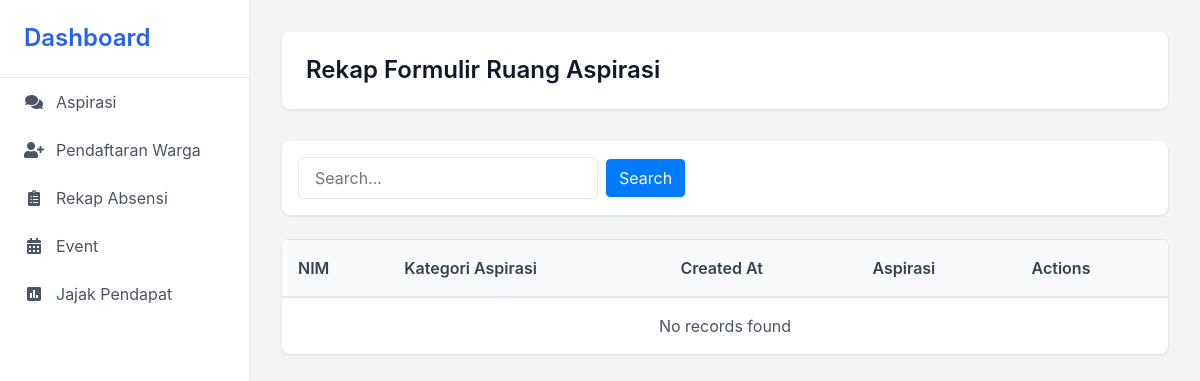
Page /app/ketua/RekapForm/aspirasi.php on the earlier database version.
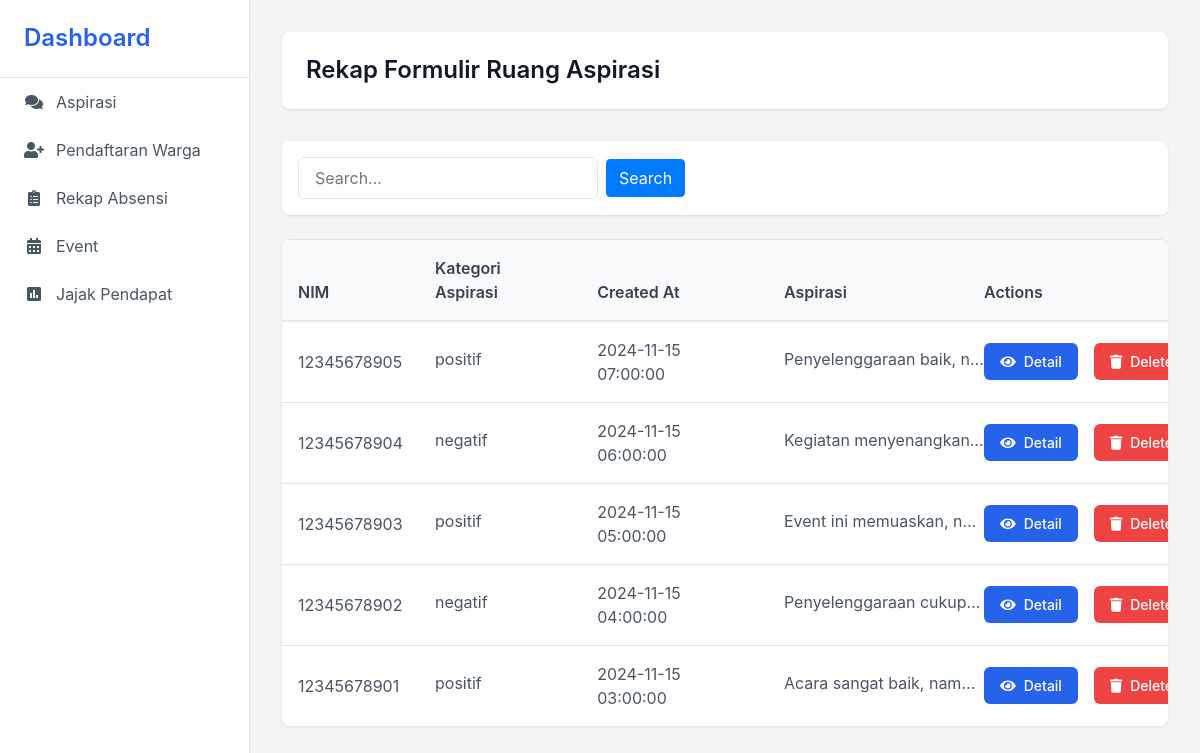
Same page on the later database version.
### tables this page shows
CREATE TABLE `formulir_kepuasan` (
  `id_formulir` int(11) NOT NULL,
  `nim` varchar(12) DEFAULT NULL,
  `pesan` text DEFAULT NULL,
  `created_at` timestamp NOT NULL DEFAULT current_timestamp() ON UPDATE current_timestamp(),
  `kategori` varchar(255) DEFAULT NULL
);

### app/ketua/RekapForm/aspirasi.php (the view, shortened to what this page needs)
<!DOCTYPE html>
<html lang="en">
<head>
    <link href="https://stackpath.bootstrapcdn.com/bootstrap/4.5.2/css/bootstrap.min.css" rel="stylesheet">
    <link href="https://cdnjs.cloudflare.com/ajax/libs/font-awesome/5.15.4/css/all.min.css" rel="stylesheet">
</head>
<body>
    <div class="sidebar">
        <div class="sidebar-header">
            <h4>Dashboard</h4>
        </div>
        <a href="aspirasi.php" class="nav-item">
            <i class="fas fa-comments"></i>
            Aspirasi
        </a>
        <a href="#" class="nav-item">
            <i class="fas fa-user-plus"></i>
            Pendaftaran Warga
        </a>
        <a href="#" class="nav-item">
            <i class="fas fa-clipboard-list"></i>
            Rekap Absensi
        </a>
        <a href="#" class="nav-item">
            <i class="fas fa-calendar-alt"></i>
            Event
        </a>
        <a href="puas-kegiatan.php" class="nav-item">
            <i class="fas fa-poll"></i>
            Jajak Pendapat
        </a>
    </div>
    <div class="main-content">
        <div class="page-header">
            <h1 class="page-title">Rekap Formulir Ruang Aspirasi</h1>
        </div>
        <div class="search-container">
            <form method="GET" class="d-flex align-items-center">
                <input type="text" name="search" class="search-input" placeholder="Search..."
                    value="<?php echo isset($_GET['search']) ? htmlspecialchars($_GET['search']) : ''; ?>">
                <button type="submit" class="btn btn-primary ml-2">Search</button>
            </form>
        </div>
        <div class="custom-table">
            <table class="table">
                <thead>
                    <tr>
                        <th>NIM</th>
                        <th>Kategori Aspirasi</th>
                        <th>Created At</th>
                        <th>Aspirasi</th>
                        <th>Actions</th>
                    </tr>
                </thead>
                <tbody>
                    <?php
                    $conn = new mysqli("localhost", "root", "", "asrama");
                    $search = isset($_GET['search']) ? $_GET['search'] : '';
                    $whereClause = "";
                    $limit = 10;
                    $page = isset($_GET['page']) ? (int)$_GET['page'] : 1;
                    $start = ($page - 1) * $limit;
                    $totalRecordsQuery = "SELECT COUNT(id_formulir) AS total FROM formulir_kepuasan fk " . $whereClause;
                    if (!empty($search)) {
                        $stmtCount = $conn->prepare($totalRecordsQuery);
                        $stmtCount->bind_param("sss", $searchTerm, $searchTerm, $searchTerm);
                        $stmtCount->execute();
                        $totalResult = $stmtCount->get_result();
                    } else {
                        $totalResult = $conn->query("SELECT COUNT(id_formulir) AS total FROM formulir_kepuasan");
                    }
                    $query = "SELECT fk.*, w.nama, w.prodi
                            FROM formulir_kepuasan fk
                            LEFT JOIN warga w ON fk.nim = w.nim "
                            . $whereClause .
                            " ORDER BY fk.created_at DESC LIMIT ?, ?";
                    if (!empty($search)) {
                        $stmt = $conn->prepare($query);
                        $stmt->bind_param("sssii", $searchTerm, $searchTerm, $searchTerm, $start, $limit);
                    } else {
                        $stmt = $conn->prepare($query);
                        $stmt->bind_param("ii", $start, $limit);
                    }
                    $stmt->execute();
                    $result = $stmt->get_result();
                    if ($result->num_rows > 0) {
                        while($row = $result->fetch_assoc()) {
                            echo "<tr>";
                            echo "<td>" . htmlspecialchars($row["nim"]) . "</td>";
                            echo "<td><span class='truncate-text' data-full-text='" . htmlspecialchars($row["kategori"]) . "'>"
                                . htmlspecialchars($row["kategori"]) . "</span></td>";
                            echo "<td>" . htmlspecialchars($row["created_at"]) . "</td>";
                            echo "<td><span class='truncate-text' data-full-text='" . htmlspecialchars($row["pesan"]) . "'>"
                                . htmlspecialchars(substr($row["pesan"], 0, 100)) . "...</span></td>";
                            echo "<td>";
                            echo "<div class='action-buttons'>";
                            echo "<a href='detail_aspirasi.php?id=" . $row["id_formulir"] . "' class='btn btn-action btn-detail'>
                                    <i class='fas fa-eye'></i> Detail
                                  </a>";
                            echo "<button class='btn btn-action btn-delete' onclick='deleteAspirasi(" . $row["id_formulir"] . ")'>
                                    <i class='fas fa-trash'></i> Delete
                                  </button>";
                            echo "</div>";
                            echo "</td>";
                            echo "</tr>";
                        }
                    } else {
                        echo "<tr><td colspan='5' class='text-center'>No records found</td></tr>";
                    }
                    ?>
                </tbody>
            </table>
        </div>
    </div>
</body>
</html>

### app/ketua/RekapForm/aspirasi.php (style rules this page uses)
:root { --primary-color: #2563eb; --sidebar-width: 250px; --header-height: 60px; }
body { font-family: 'Inter', sans-serif; background-color: #f3f4f6; margin: 0; padding: 0; }
.sidebar { height: 100vh; width: var(--sidebar-width); background: white; position: fixed; left: 0; top: 0; border-right: 1px solid #e5e7eb; z-index: 1000; }
.sidebar-header { padding: 1.5rem; border-bottom: 1px solid #e5e7eb; }
.sidebar-header h4 { color: var(--primary-color); font-weight: 600; margin: 0; }
.nav-item { padding: 0.75rem 1.5rem; color: #4b5563; display: flex; align-items: center; text-decoration: none; transition: all 0.3s ease; }
.nav-item i { margin-right: 0.75rem; width: 20px; text-align: center; }
.main-content { margin-left: var(--sidebar-width); padding: 2rem; }
.page-header { background: white; padding: 1.5rem; border-radius: 0.5rem; box-shadow: 0 1px 3px rgba(0, 0, 0, 0.1); margin-bottom: 2rem; }
.page-title { font-size: 1.5rem; color: #111827; font-weight: 600; margin: 0; }
.custom-table { background: white; border-radius: 0.5rem; overflow: hidden; box-shadow: 0 1px 3px rgba(0, 0, 0, 0.1); }
.table { margin-bottom: 0; }
.table thead th { background-color: #f9fafb; color: #374151; font-weight: 600; border-bottom: 2px solid #e5e7eb; padding: 1rem; }
.table tbody td { padding: 1rem; color: #4b5563; vertical-align: middle; }
.table td { max-width: 200px; position: relative; }
.truncate-text { position: relative; max-width: 200px; overflow: hidden; text-overflow: ellipsis; white-space: nowrap; display: inline-block; }
.action-buttons { display: flex; gap: 0.5rem; align-items: start; }
.btn-action { padding: 0.5rem 1rem; border-radius: 0.375rem; font-weight: 500; font-size: 0.875rem; display: inline-flex; align-items: center; justify-content: start; gap: 0.5rem; border: none; cursor: pointer; }
.btn-detail { background-color: var(--primary-color); color: white; margin-right: 0.5rem; }
.btn-delete { background-color: #ef4444; color: white; }
.search-container { background: white; border-radius: 0.5rem; padding: 1rem; margin-bottom: 1.5rem; box-shadow: 0 1px 3px rgba(0, 0, 0, 0.1); }
.search-input { border: 1px solid #e5e7eb; border-radius: 0.375rem; padding: 0.5rem 1rem; width: 100%; max-width: 300px; }
.table tr { position: relative; }

Differences in the rows shown:
added formulir_kepuasan: nim "12345678905", kategori "positif", created_at "2024-11-15 07:00:00", pesan "Penyelenggaraan baik, n…"
added formulir_kepuasan: nim "12345678904", kategori "negatif", created_at "2024-11-15 06:00:00", pesan "Kegiatan menyenangkan…"
added formulir_kepuasan: nim "12345678903", kategori "positif", created_at "2024-11-15 05:00:00", pesan "Event ini memuaskan, n…"
added formulir_kepuasan: nim "12345678902", kategori "negatif", created_at "2024-11-15 04:00:00", pesan "Penyelenggaraan cukup…"
added formulir_kepuasan: nim "12345678901", kategori "positif", created_at "2024-11-15 03:00:00", pesan "Acara sangat baik, nam…"
Other differences:
text no longer shown: "No records found"
